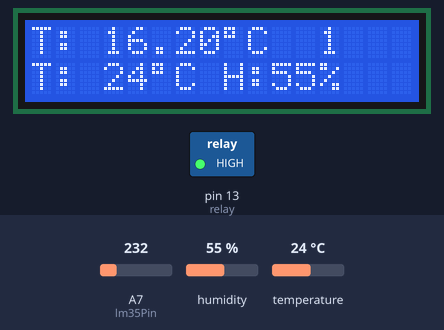
Simulated run of this sketch. Board: Arduino Nano, built with avr-gcc and run on an emulated ATmega328P. On the bench: 16×2 character LCD, switched loads named in the sketch (green lamp = pin HIGH). The inputs (shaded band) are chosen by the test bench; at power-on: temperature 24 °C, A7 (lm35Pin) = 232, humidity 55 %. What the sketch prints to the serial monitor is not drawn.

Above: at 1.4 s.
1.5 s: temperature set to 5 °C
At 2.7 s:
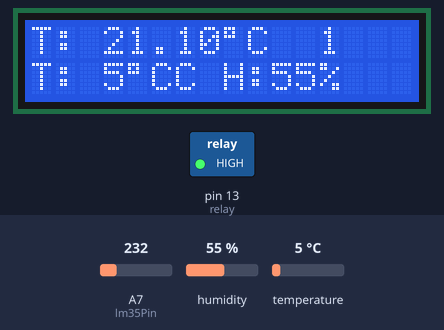
6.5 s: A7 (lm35Pin) set to 250
At 8.9 s:
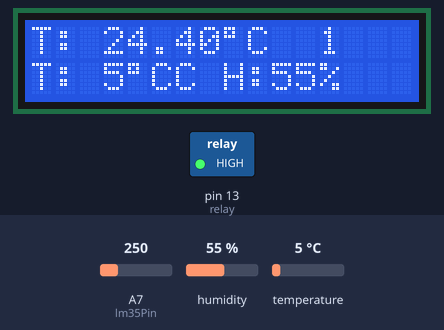
10.9 s: humidity set to 22 %
At 12.9 s:
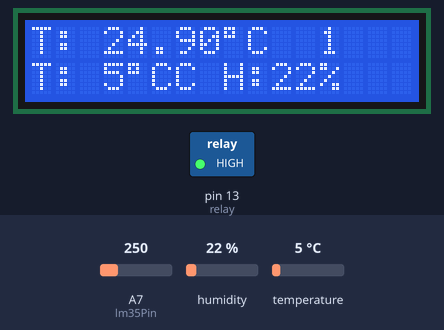
13.8 s: A7 (lm35Pin) set to 266
At 16.0 s:
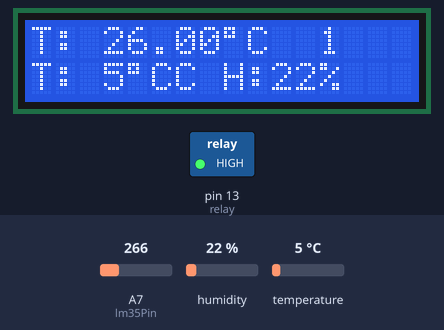
18.1 s: humidity set to 40 %
At 20.1 s:
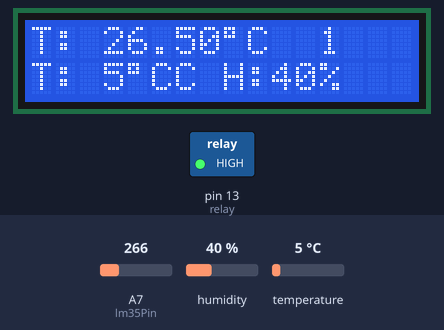
20.9 s: A7 (lm35Pin) set to 290
At 23.2 s:
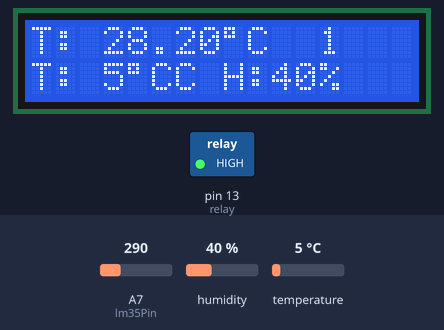
Timing chart, 0 to 24.7 s (numbered marks = the images above; inputs shaded):
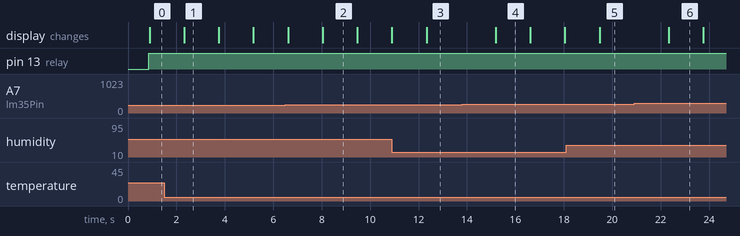

Measured:
- after the input at 1.5 s, the display: changes after 0.82 s (image 1)
- after the input at 6.5 s, the display: first differs from a run without the input after 1.5 s (image 2)
- after the input at 10.9 s, the display: changes after 1.4 s (image 3)
- after the input at 13.8 s, the display: changes after 1.4 s (image 4)
- after the input at 18.1 s, the display: changes after 1.4 s (image 5)
- after the input at 20.9 s, the display: changes after 1.4 s (image 6)
- what the display in image 1 shows lasts 1.5 s, from 2.3 s to 3.8 s

The sketch:

index.ino
```cpp
#include <LiquidCrystal.h>
#include <dht11.h>
#define DHT11PIN 8
dht11 DHT11;
LiquidCrystal lcd(7, 6, 5, 4, 3, 2); // (RS, E, DB4,DB5,DB6,DB7)
float temperature;
int reading;
int lm35Pin = A7;
int relay = 13;
int i;
int j;
int onoff=1; //카운트 많이 올라가는거 방지용, 경계온도에서 여러번 잡힐 수 있으니까
int
count=0;
float T;
float reading2;

void setup()
{
lcd.begin(16, 2);
analogReference(INTERNAL);
Serial.begin(9600);
pinMode(relay, OUTPUT);
}
double Fahrenheit(double celsius) // Fahrenheit라는 함수를 만듭니다. 함수의 입력값은 celsius에 저장됩니다.
{
return 1.8 * celsius + 32; // 입력된 celsius값을 1.8를 곱하고 32를 더하여 출력합니다.
}

void loop()
{
reading = analogRead(lm35Pin);
delay(100);
for(i=1;i<=6;i++)
{
reading = reading+analogRead(lm35Pin);
delay(100);
}
temperature=temperature*30;
reading=reading+temperature;
reading = reading/10;
temperature = (reading / 10.0);
reading2=(float)DHT11.temperature;
delay(100);
reading2=(reading2+T)/2;
T=reading2;
//온도 조절 이게 lm35
if(temperature>38.5&&onoff==0)
{
digitalWrite(relay, LOW);
onoff=1;
count=count+1;
}
else if(temperature<36.9&&onoff==1)
{
digitalWrite(relay, HIGH);
onoff=0;
count=count+1;
}
/*
if(T>24&&onoff==0)
{
digitalWrite(relay, LOW);
onoff=1;
count=count+1;
}
else if(T<21&&onoff==1)
{
digitalWrite(relay, HIGH);
onoff=0;
count=count+1;
}
*/
//lcd 패널 출력
lcd.setCursor(0,0);
lcd.print("T:");
lcd.setCursor(3,0);
lcd.print(temperature);
lcd.print((char)223);
lcd.print("C");
lcd.setCursor(12,0);
lcd.print(count);
float chk = DHT11.read(DHT11PIN);
lcd.setCursor(0,1);
lcd.print("T:");
lcd.setCursor(3,1);
lcd.print((float)DHT11.temperature,0);
lcd.print((char)223);
lcd.print("C");
lcd.setCursor(8,1);
lcd.print("H:");
lcd.print((float)DHT11.humidity,0);
lcd.print("%");
Serial.println(analogRead(lm35Pin)/10);
Serial.println(temperature);
Serial.println((float)DHT11.temperature);
Serial.println((float)DHT11.humidity);
delay(600);
}
```
